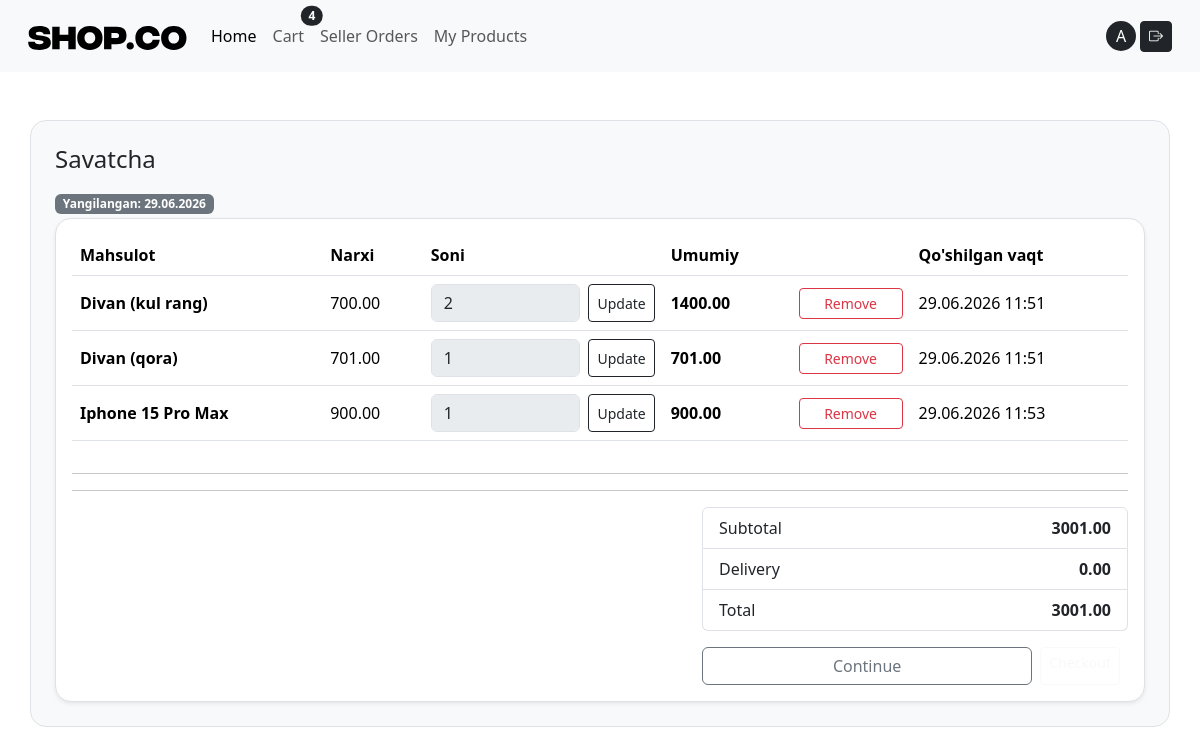
Before: /cart/ (signed in) with the older database file.
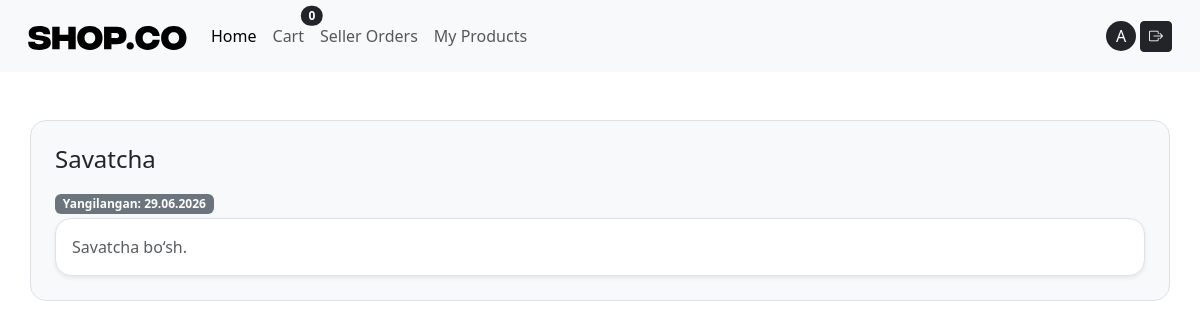
After: the same page with the newer database file.
### cart/models.py (models this page shows, shortened)
class Cart(models.Model):
   user = models.OneToOneField(settings.AUTH_USER_MODEL, on_delete=models.CASCADE, related_name='cart')
   created_at = models.DateField(auto_now_add=True)
   updated_at = models.DateField(auto_now=True)
   def subtotal(self):
       return sum((item.unit_price * item.qty) for item in self.items.all())
   def delivery(self):
       return Decimal("0.00") if self.subtotal() >= Decimal("500.00") else Decimal("25.00")
   def total(self):
       return self.subtotal() + self.delivery()
   def total_qty(self):
       return sum(item.qty for item in self.items.all())

class CartItem(models.Model):
   cart = models.ForeignKey(Cart, on_delete=models.CASCADE, related_name="items")
   product = models.ForeignKey(Product, on_delete=models.CASCADE, related_name="cart_items")
   qty = models.PositiveIntegerField(default=1)
   unit_price = models.DecimalField(max_digits=12, decimal_places=2, default=Decimal("0.00"))
   created_at = models.DateTimeField(auto_now_add=True)
   def line_total(self):
       return self.unit_price * self.qty

### catalog/models.py (models this page shows, shortened)
class Product(models.Model):
    seller = models.ForeignKey(settings.AUTH_USER_MODEL, on_delete=models.CASCADE, related_name="products")
    category = models.ForeignKey(Category, on_delete=models.SET_NULL, null=True, blank=True, related_name="products")
    name = models.CharField(max_length=200)
    slug = models.SlugField(max_length=220, unique=True)
    price = models.DecimalField(max_digits=12, decimal_places=2)
    short_description = models.CharField(max_length=255, blank=True)
    description = models.TextField(blank=True)
    stock = models.PositiveIntegerField(default=0)
    is_active = models.BooleanField(default=True)
    main_image = models.ImageField(upload_to="products/main/", blank=True, null=True)
    created_at = models.DateTimeField(auto_now_add=True)

### cart/views.py (the view)
# urls.py: path("cart/", CartDetailView.as_view(), name="cart_detail"),
class CartDetailView(LoginRequiredMixin, TemplateView):
   template_name = "cart/cart_detail.html"
   def get_context_data(self, **kwargs):
       ctx = super().get_context_data(**kwargs)  # context dictionary = template uchun data dict
       cart = get_or_create_cart(self.request.user)
       ctx["cart"] = cart
       ctx["items"] = cart.items.select_related("product")
       ctx["subtotal"] = cart.subtotal()
       ctx["delivery"] = cart.delivery()
       ctx["total"] = cart.total()
       return ctx

### cart/context_processors.py (called while the page is built)
def cart(request):
    if request.user.is_authenticated:
        cart, _ = Cart.objects.get_or_create(user=request.user)
        return {'cart': cart}
    return {'cart': None}

### cart/utils.py (called while the page is built)
def get_or_create_cart(user):
    cart , _ = Cart.objects.get_or_create(user=user)
    return cart

### templates/cart/cart_detail.html (shortened to what this page needs)
{% extends "base.html" %}
{% block content %}
<div class="container border rounded rounded-4 p-4 my-5 bg-light">
    <h1 class="h4 mb-3">Savatcha</h1>
    <span class="badge text-bg-secondary my-1">Yangilangan: {{ cart.updated_at |date:"d.m.Y"}}</span>
<div class="card border rounded-4 shadow-sm">
 <div class="card-body">
   {% if items.count == 0 %}
     <p class="text-muted mb-0">Savatcha bo‘sh.</p>
   {% else %}
     <div class="table-responsive">
       <table class="table align-middle">
         <thead>
           <tr><th>Mahsulot</th><th>Narxi</th><th style="width:240px;">Soni</th><th>Umumiy</th><th style="width:120px;"></th> <th>Qo'shilgan vaqt</th> </tr>
         </thead>
         <tbody>
           {% for item in items %}
             <tr>
               <td class="fw-semibold">{{ item.product.name }}</td>
               <td>{{ item.unit_price }}</td>
               <td>
                 <form method="post" action="{% url 'cart_update' item.product.id %}" class="d-flex gap-2">
                   <input disabled type="number" name="qty" min="1" value="{{ item.qty }}" class="form-control">
                   <button class="btn btn-outline-dark btn-sm">Update</button>
                 </form>
               </td>
               <td class="fw-semibold">{{ item.line_total }}</td>
               <td>
                 <form method="post" action="{% url 'cart_remove' item.product.id %}">
                   <button class="btn btn-outline-danger btn-sm w-100">Remove</button>
                 </form>
               </td>
               <td>
                {{item.created_at | date:"d.m.Y H:i" }}
               </td>
             </tr>
           {% endfor %}
         </tbody>
       </table>
     </div>
     <hr>
     <hr>
     <div class="row justify-content-end">
       <div class="col-md-5">
         <ul class="list-group">
           <li class="list-group-item d-flex justify-content-between">
             <span>Subtotal</span><strong>{{ subtotal }}</strong>
           </li>
           <li class="list-group-item d-flex justify-content-between">
             <span>Delivery</span><strong>{{ delivery }}</strong>
           </li>
           <li class="list-group-item d-flex justify-content-between">
             <span>Total</span><strong>{{ total }}</strong>
           </li>
         </ul>
         <div class="d-flex gap-2 mt-3">
           <a class="btn btn-outline-secondary w-100" href="{% url 'product_list' %}">Continue</a>
           {% if request.user.is_authenticated %}
              <a class="btn btn-outline-light btn-sm me-2" href="{% url 'checkout' %}">Checkout</a>
            {% endif %}
         </div>
       </div>
     </div>
   {% endif %}
 </div>
</div>
</div>
{% endblock %}

### templates/includes/navbar.html (shortened to what this page needs)
{% load static %}
<nav class="navbar navbar-expand-lg bg-body-tertiary p-3">
  <div class="container-fluid">
    <a class="navbar-brand" href="/"><img src="{% static 'images/logo.svg' %}" alt=""/></a>
    <div class="collapse navbar-collapse" id="navbarSupportedContent">
      <ul class="navbar-nav me-auto mb-2 mb-lg-0">
        <li class="nav-item">
          <a class="nav-link active" aria-current="page" href="/">Home</a>
        </li>
        <li class="nav-item">
          <a href="{% url 'cart_detail' %}" class="nav-link position-relative btn btn-sm ">
  Cart
  <span class="position-absolute top-0 start-100 translate-middle badge rounded-pill bg-dark">
     {{ cart.total_qty }}
  </span>
</a>
        </li>
        <li class="nav-item">
          {% if request.user.is_authenticated %}
 {% if request.user.role == "SELLER" %}
   <a class="nav-link" href="{% url 'seller_order_items' %}">Seller Orders</a>
 {% endif %}
{% endif %}
        </li>
        <li class="nav-item">
          {% if request.user.is_authenticated and request.user.role == "SELLER" %}
<a class="nav-link" href="{% url 'seller_products' %}">
My Products
</a>
{%endif %}
</li>
      </ul>
      {% if user.is_authenticated %}
        <a style="width: 30px; height:30px;" class="text-decoration-none d-flex align-items-center justify-content-center bg-dark text-white rounded rounded-circle me-1"  href="{% url 'profile_detail' %}">{{ user.username|slice:1|title }}</a>
      <form method="post" action="{% url 'logout' %}">
        <button class="btn btn-dark btn-sm"><i class="bi bi-box-arrow-right"></i></button>
      </form>
      {% else %}
      <a class="btn btn-dark rounded rounded-pill me-1" href="{% url 'signup' %}">Ro'yxatdan o'tish</a>
      <a class="btn btn-dark rounded rounded-pill" href="{% url 'login' %}">Kirish</a>
      {% endif %}
    </div>
  </div>
</nav>

Changed rows visible on the page:
removed CartItem: product.name "Divan (kul rang)", unit_price "700.00", qty "2", line_total "1400.00", created_at "29.06.2026 11:51"
removed CartItem: product.name "Divan (qora)", unit_price "701.00", qty "1", line_total "701.00", created_at "29.06.2026 11:51"
removed CartItem: product.name "Iphone 15 Pro Max", unit_price "900.00", qty "1", line_total "900.00", created_at "29.06.2026 11:53"
computed for Cart: total_qty "4" → "0"
Other visible differences:
{{ subtotal }}: "3001.00" → (not shown)
{{ delivery }}: "0.00" → (not shown)
{{ total }}: "3001.00" → (not shown)
text no longer shown: "Mahsulot Narxi Soni Umumiy Qo'shilgan vaqt Subtotal Delivery Total Continue"
text now shown: "Savatcha bo‘sh."
